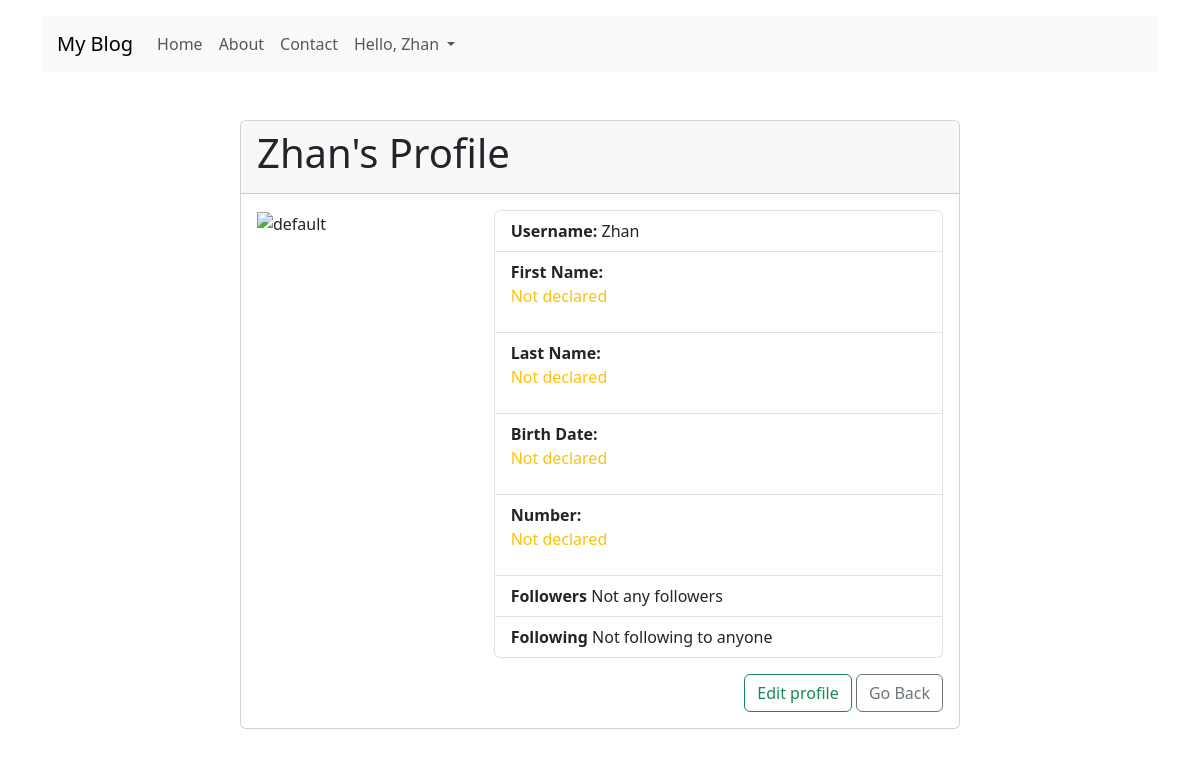
/account/profile/3 (signed in), run on an earlier commit of the app's database.
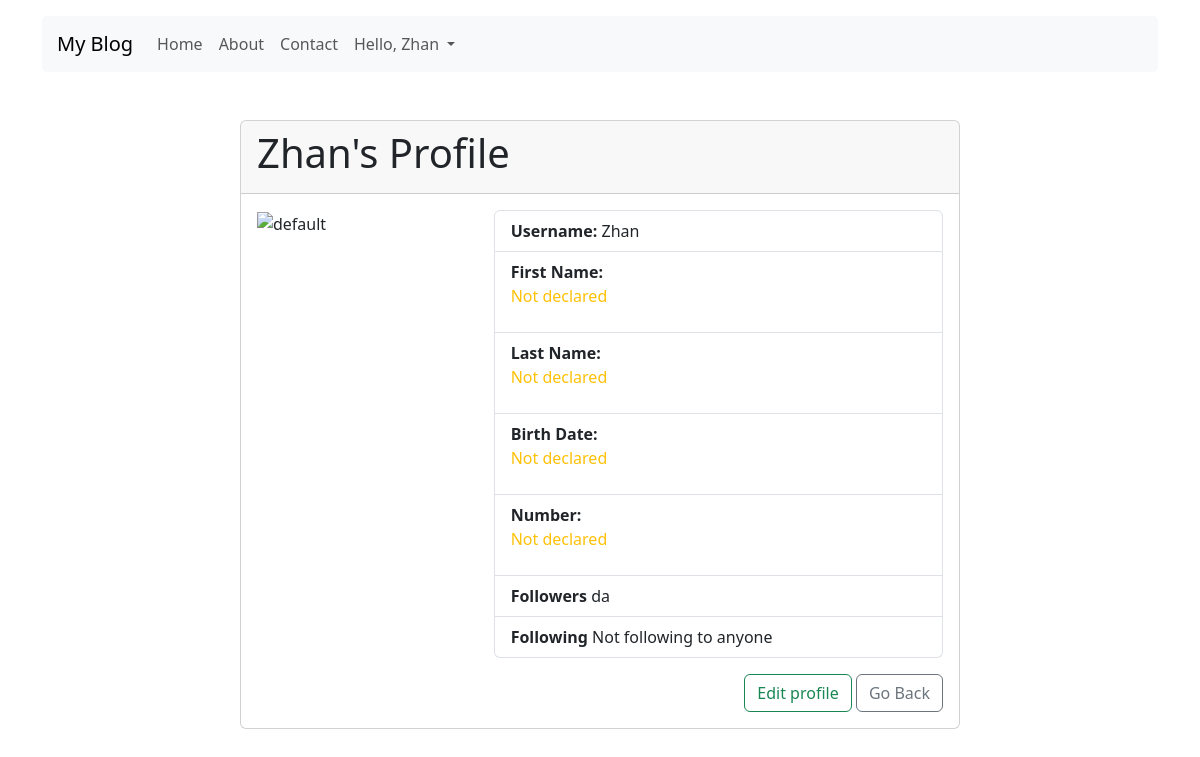
And on a later commit of the database.
### user/models.py (models this page shows)
class Follow(models.Model):
    follower = models.ForeignKey(get_user_model(), on_delete=models.CASCADE, related_name='follower', verbose_name="follower")
    following = models.ForeignKey(get_user_model(), on_delete=models.CASCADE, related_name='following', verbose_name="following")
    def __str__(self):
        return f'{self.follower}'

### user/views.py (the view, shortened to what this page needs)
# urls.py: path('profile/<int:pk>', UserDetailView.as_view(), name='profile'),
class UserDetailView(DetailView):
    model = get_user_model()
    template_name = 'main-page/user/profile.html'
    context_object_name = 'user_object'
    def get_context_data(self, **kwargs):
        context = super().get_context_data()
        user = self.get_object()
        context['followers'] = Follow.objects.filter(following=user)
        context['following'] = Follow.objects.filter(follower=user)
        context['current_user'] = user
        print(context['followers'])
        print('-------------------')
        print(context['following'])
        context['is_following'] = Follow.objects.filter(follower=self.request.user, following=user).exists()
        return context
    def get_object(self):
        return get_user_model().objects.get(pk=self.kwargs['pk'])

### templates/main-page/user/profile.html (shortened to what this page needs)
{% extends 'main-page/base.html' %}
{% load static %}
{% block content %}
    <div class="container mt-5">
        <div class="row justify-content-center">
            <div class="col-md-8">
                <div class="card">
                    <div class="card-header">
                        <h1 class="card-title">{{ user_object.username }}'s Profile</h1>
                    </div>
                    <div class="card-body">
                        <div class="row">
                            <div class="col-md-4">
                                {% if user_object.profile.avatar %}
                                    <img src="{{ user_object.profile.avatar.url }}" class="img-fluid" style="width: 200px" alt="avatar">
                                        {% else %}
                                        <div style="">
                                            <img src="{% static 'images/user.png' %}" style="width: 200px" alt="default">
                                         </div>
                                {% endif %}
                            </div>
                            <div class="col-md-8">
                                <ul class="list-group">
                                    <li class="list-group-item"><strong>Username:</strong>{% if user_object.username %} {{ user_object.username }} {% else %} <p class="text-warning">Not declared</p> {% endif %}</li>
                                    <li class="list-group-item"><strong>First Name:</strong> {% if user_object.first_name %} {{ user_object.first_name }} {% else %} <p class="text-warning">Not declared</p>  {% endif %}</li>
                                    <li class="list-group-item"><strong>Last Name:</strong>{% if user_object.last_name %} {{ user_object.last_name}} {% else %} <p class="text-warning">Not declared</p>  {% endif %}</li>
                                    <li class="list-group-item"><strong>Birth Date:</strong> {% if user_object.profile.birth_date %} {{ user_object.profile.birth_date }} {% else %}<p class="text-warning">Not declared</p>  {% endif %}</li>
                                    <li class="list-group-item"><strong>Number:</strong> {% if user_object.profile.number %} {{ user_object.profile.number  }} {% else %} <p class="text-warning">Not declared</p>  {% endif %}</li>
                                    <li class="list-group-item"><strong>Followers</strong>{% if not followers %} Not any followers {% else %} {% for follower in followers %}{{ follower.follower }}{% endfor %}{% endif %} </li>
                                    <li class="list-group-item"><strong>Following</strong>{% if not following %} Not following to anyone {% else %} {% for follow in following %}{{ follow.following }}{% endfor %}{% endif %} </li>
                                </ul>
                                <div class="text-end">
                                    {% if request.user == current_user  %}
                                    <a href="{% url 'edit' %}" class="btn btn-outline-success mt-3">Edit profile</a>
                                    {% endif %}
                                    <a href="{% url 'post-list' %}" class="btn btn-outline-secondary mt-3">Go Back</a>
                                </div>
                            </div>
                        </div>
                    </div>
                </div>
            </div>
        </div>
    </div>
{% endblock %}

What changed in the data, as far as the page shows it:
added Follow: follower "da"
Also different on the page:
text no longer shown: "Not any followers"
